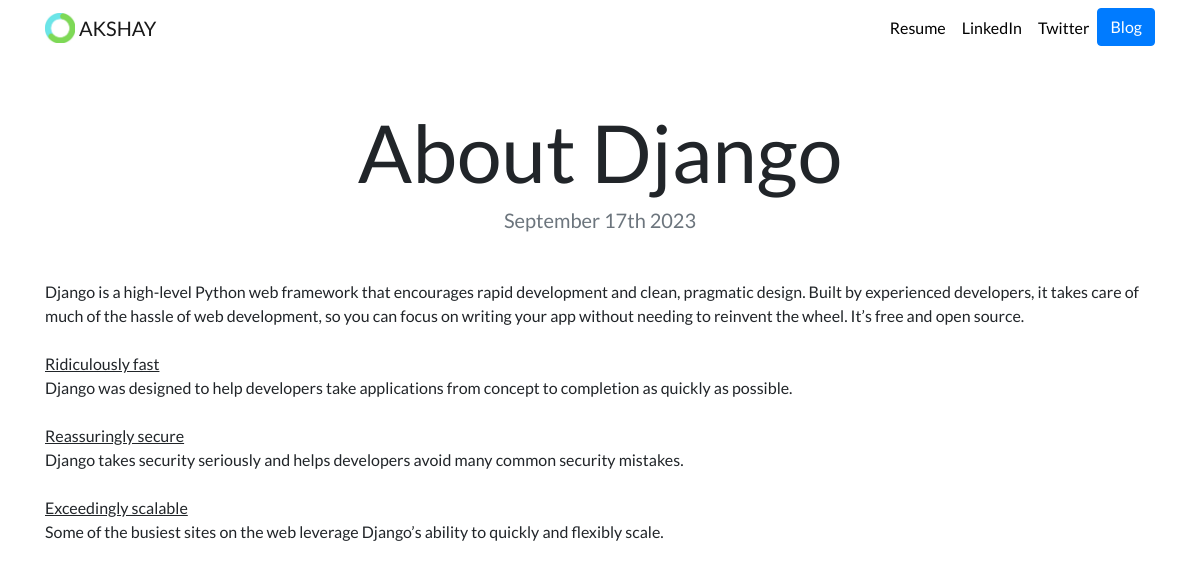
The page /blog/1 on the database its author committed.
### blog/models.py (models this page shows, shortened)
class Blog(models.Model):
    title = models.CharField(max_length=200)
    discription = models.TextField(max_length=50000)
    date = models.DateField()

### blog/views.py (the view)
# urls.py: path('<int:blog_id>',views.details, name='details')
def details(request, blog_id):
    blog = get_object_or_404(Blog, pk=blog_id)
    return render( request, 'blog/details.html',{'blog':blog  })

### blog/templates/blog/details.html
{% extends "portfolio/base.html" %}
{% load static %}
{% block content %}
<h1 class="text-center mt-5" id="blogdetailtitle">{{ blog.title }}</h1>
<h5 class="text-center text-muted mb-5">{{ blog.date|date:'F jS Y' }}</h5>
<p>{{ blog.discription|safe}}</p>
{% endblock %}

### portfolio/static/portfolio/custom.css (style rules this page uses)
body { font-family: 'Lato', sans-serif; }
@media (min-width: 992px) { #blogdetailtitle { font-size: 5rem; } }

### rows shown on the page
Blog: title "About Django", date "September 17th 2023", discription "Django is a high-level Python web framework that encourages rapid development and clean, pragmatic design. Built by experienced developers, it takes care of much of the hassle of web development, so you can focus on writing your app without needing to reinvent the wheel. It’s free and open source. Ridiculously fast Django was designed to help developers take applications from concept to completion as quickly as possible. Reassuringly secure Django takes security seriously and helps developers avoid many common security mistakes. Exceedingly scalable Some of the busiest sites on the web leverage Django’s ability to quickly and flexibly scale."
